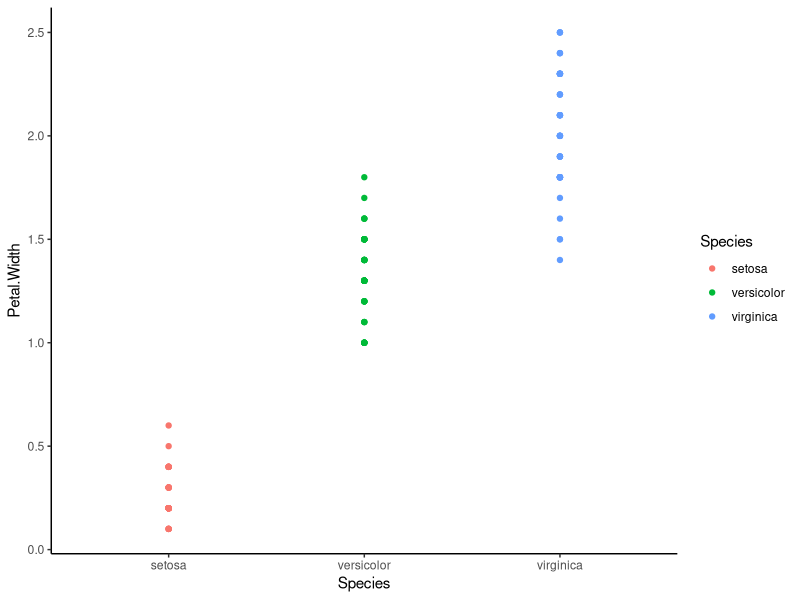
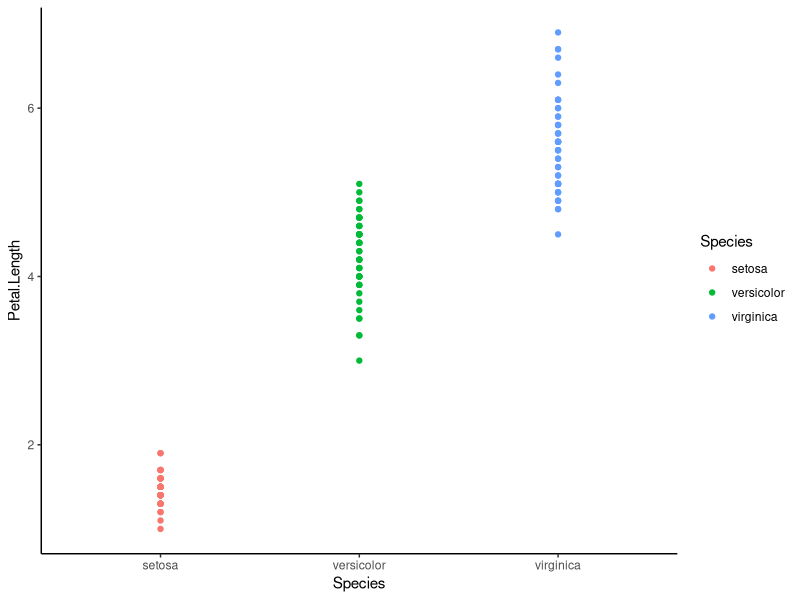

The R script that drew these images, in order: (Note: this script raises an error after producing the figures.)
library(ggplot2)
library(dplyr)

iris %>% ggplot(aes(x = Species,y = Petal.Width, color = Species)) + geom_point() + theme_classic()
iris %>% ggplot(aes(x = Species,y = Petal.Length, color = Species)) + geom_point() + theme_classic()

# Analysis of Variance calculation
#summary(aov(Petal.Width ~ Species, data= iris))

sepal_aov <- aov(Sepal.length ~ Species, data = iris)